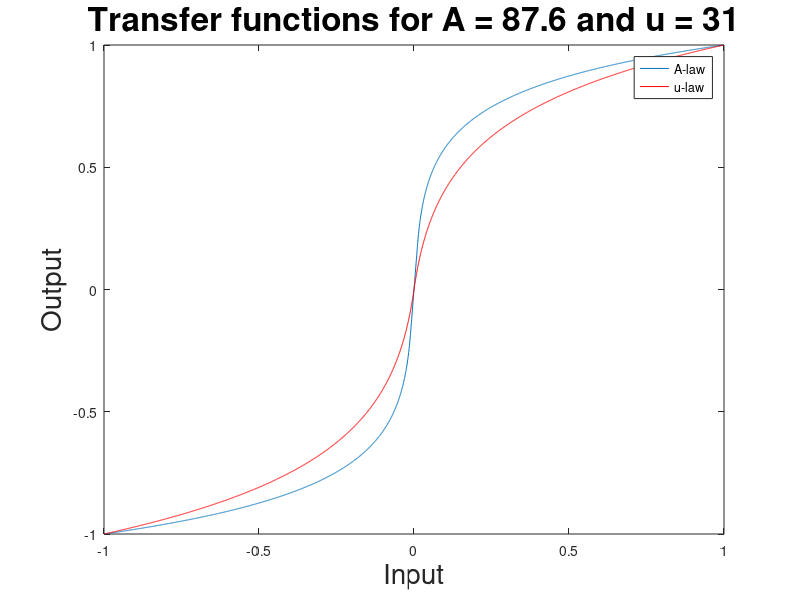
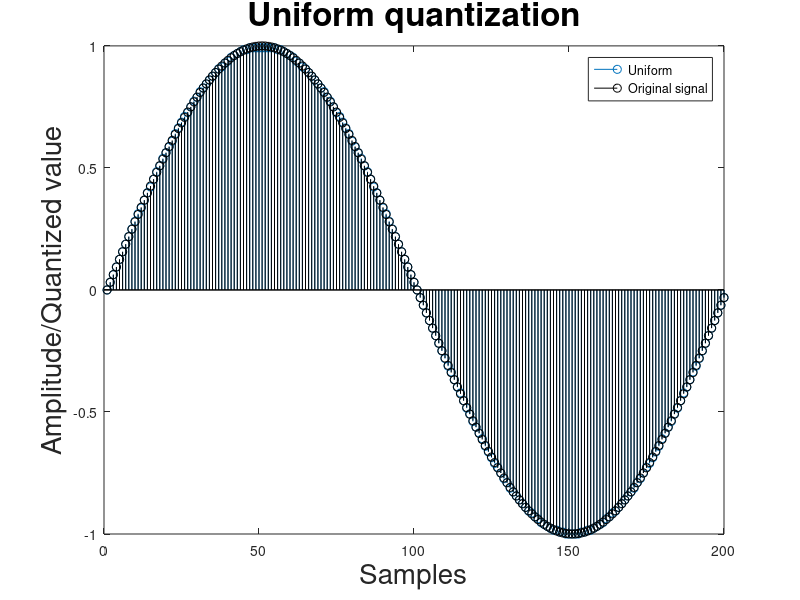

Reproduce these figures in MATLAB, in order.
%% Script to study quantization
clc;
close all;
clear;
% Sampling frequency
Fs = 1000;
% Sampling time interval
Ts = 1/Fs;
% time base
t = (0:4000-1)*Ts;
% sine wave
x = sin(2*pi*5*t);

u = [7,15,31,127,255];
A = [1,2,5,10,50,87.6];
u_compand=zeros(5,4000);
a_compand=zeros(6,4000);
val = zeros(1,4000);

%% plot u and A law transfer functions
dummy = linspace(-1,1,4000);
utrans = sign(dummy).*log(1+u(3).*abs(dummy))./log(1+u(3));

k1 = find(abs(dummy)<1/A(6));
val(k1) = A(6)*abs(dummy(k1))/(1+log(A(6)));

k2 = find(abs(dummy)>1/A(6));
val(k2)= (1+log(A(6)*abs(dummy(k2))))/(1+log(A(6)));

atrans = sign(dummy).*val;

figure;
plot(dummy,atrans);
hold on;
plot(dummy,utrans,'r');
ylabel('Output','fontsize',20);
xlabel('Input','fontsize',20);
legend('A-law','u-law');
title(['Transfer functions for A = ' num2str(A(6)) ' and u = ' num2str(u(3))],'fontsize',24 );


%% u-law and A law transforms
for index=1:5
    u_compand(index,:) = sign(x).*log(1+u(index).*abs(x))./log(1+u(index));
    
    k1 = find(abs(x)<1/A(index));
    val(k1) = A(index)*abs(x(k1))/(1+log(A(index)));
   
    k2 = find(abs(x)>1/A(index));
    val(k2)= (1+log(A(index)*abs(x(k2))))/(1+log(A(index)));
    
    a_compand(index,:) = sign(x).*val;
end
index=index+1;
k1 = find(abs(x)<1/A(index));
val(k1) = A(index)*abs(x(k1))/(1+log(A(index)));

k2 = find(abs(x)>1/A(index));
val(k2)= (1+log(A(index)*abs(x(k2))))/(1+log(A(index)));
a_compand(6,:) = sign(x).*val;


%% quantization
delta = 1/2^7;
partition = -128*delta+delta/2:delta:127*delta-delta/2;
codebook=-128*delta:delta:127*delta;
a_par_index = zeros(6,4000);
a_quant = zeros(6,4000);

u_par_index = zeros(6,4000);
u_quant = zeros(5,4000);

aerror = zeros(6,4000);
uerror = zeros(5,4000);

for i=1:5
    [a_par_index(i,:),a_quant(i,:)] = quantiz(a_compand(i,:),partition,codebook);
    [u_par_index(i,:),u_quant(i,:)] = quantiz(u_compand(i,:),partition,codebook);
    
    aerror(i,:) = a_quant(i,:)-x;
    uerror(i,:) = u_quant(i,:)-x;
%     figure;
%     stem(a_quant(i,1:200));
%     hold on;
%     stem(u_quant(i,1:200),'r');
%     stem(x(1:200),'k');
%     ylabel('Amplitude/Quantized value','fontsize',20);
%     xlabel('Samples','fontsize',20);
%     legend('A-law','u-law','Original signal');
%     title(['A = ' num2str(A(i)) ' u = ' num2str(u(i))],'fontsize',24 );

%     %% FFT
%     N = 4000;
%     % frequency base
%     f = (-N/2:N/2-1)*Fs/N;
%     % generate fft
%     fft_xu = fftshift(fft(u_quant(i,:),N));
%     %find amplitudes
%     amp_fft_xu = abs(fft_xu/N);
% 
%     figure;
%     stem(f,amp_fft_xu);
%     title(['Amplitude spectrum for u = ', num2str(u(i))]);
%     xlabel('f(Hz)');
%     ylabel('Amplitude');

%     % generate fft
%     fft_xa = fftshift(fft(a_quant(i,:),N));
%     %find amplitudes
%     amp_fft_xa = abs(fft_xa/N);
% 
%     figure;
%     stem(f,amp_fft_xa);
%     title(['Amplitude spectrum for A = ', num2str(A(i))]);
%     xlabel('f(Hz)');
%     ylabel('Amplitude');
end
[a_par_index(6,:),a_quant(6,:)] = quantiz(a_compand(6,:),partition,codebook);

aerror(6,:) = a_quant(6,:)-x;

% figure;
% stem(a_quant(6,1:200));
% hold on;
% stem(x(1:200),'k');
% ylabel('Amplitude/Quantized value','fontsize',20);
% xlabel('Samples');
% legend('A-law','Original signal');
% title(['A = ' num2str(A(6))],'fontsize',24);


% % generate fft
% fft_xa = fftshift(fft(a_quant(6,:),N));
% %find amplitudes
% amp_fft_xa = abs(fft_xa/N);
% 
% figure;
% stem(f,amp_fft_xa);
% title(['Amplitude spectrum for A = ' num2str(A(6))]);
% xlabel('f(Hz)');
% ylabel('Amplitude');

%% Uniform quantization
[~,unif_quant] = quantiz(x,partition,codebook);
uniferror = unif_quant-x;
% find mean errors
mean_aerror = mean(abs(aerror),2);
mean_uerror = mean(abs(uerror),2);
mean_uniferror = mean(abs(uniferror),2);

figure;
stem(unif_quant(1:200));
hold on;
stem(x(1:200),'k');
ylabel('Amplitude/Quantized value','fontsize',20);
xlabel('Samples','fontsize',20);
legend('Uniform','Original signal');
title('Uniform quantization','fontsize',24);